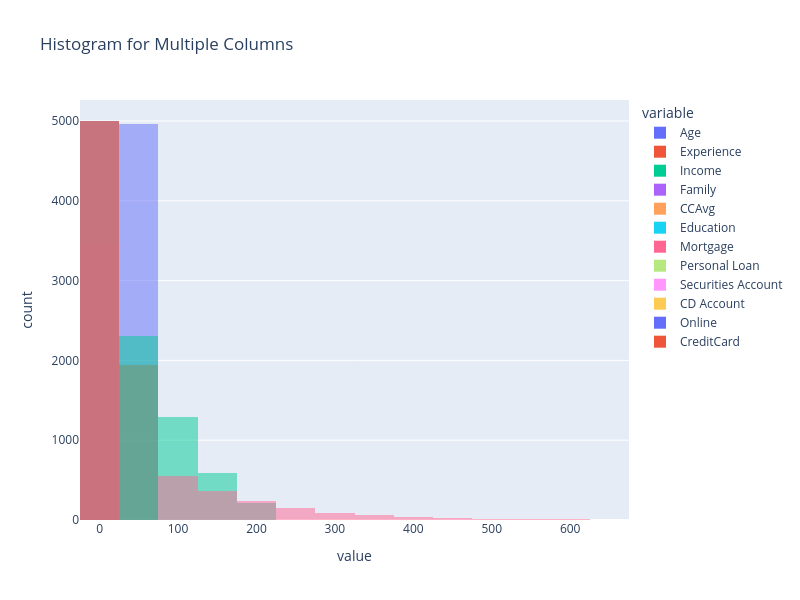

The code cell stored with this chart in its notebook:
### Code cell
import plotly.express as px
import pandas as pd

# Create histogram for multiple columns
fig = px.histogram(df, 
                   x=df.columns, nbins=18,
                   title="Histogram for Multiple Columns",
                   barmode="overlay", width=800, height=600)  # Overlay bars to show them together
fig.show()

### Figure 1 — Plotly figure (JSON) as saved in the notebook; plotly's stock layout.template omitted (floating-point values rounded to 4 significant figures; data arrays with more than 128 entries replaced by an {"elided": "..."} marker saying what was removed)
{"data": [{"alignmentgroup": "True", "bingroup": "x", "hovertemplate": "variable=Age<br>value=%{x}<br>count=%{y}<extra></extra>", "legendgroup": "Age", "marker": {"color": "#636efa", "opacity": 0.5, "pattern": {"shape": ""}}, "name": "Age", "nbinsx": 18, "offsetgroup": "Age", "orientation": "v", "showlegend": true, "type": "histogram", "x": {"elided": "5000 int values"}, "xaxis": "x", "yaxis": "y"}, {"alignmentgroup": "True", "bingroup": "x", "hovertemplate": "variable=Experience<br>value=%{x}<br>count=%{y}<extra></extra>", "legendgroup": "Experience", "marker": {"color": "#EF553B", "opacity": 0.5, "pattern": {"shape": ""}}, "name": "Experience", "nbinsx": 18, "offsetgroup": "Experience", "orientation": "v", "showlegend": true, "type": "histogram", "x": {"elided": "5000 int values"}, "xaxis": "x", "yaxis": "y"}, {"alignmentgroup": "True", "bingroup": "x", "hovertemplate": "variable=Income<br>value=%{x}<br>count=%{y}<extra></extra>", "legendgroup": "Income", "marker": {"color": "#00cc96", "opacity": 0.5, "pattern": {"shape": ""}}, "name": "Income", "nbinsx": 18, "offsetgroup": "Income", "orientation": "v", "showlegend": true, "type": "histogram", "x": {"elided": "5000 int values"}, "xaxis": "x", "yaxis": "y"}, {"alignmentgroup": "True", "bingroup": "x", "hovertemplate": "variable=Family<br>value=%{x}<br>count=%{y}<extra></extra>", "legendgroup": "Family", "marker": {"color": "#ab63fa", "opacity": 0.5, "pattern": {"shape": ""}}, "name": "Family", "nbinsx": 18, "offsetgroup": "Family", "orientation": "v", "showlegend": true, "type": "histogram", "x": {"elided": "5000 int values"}, "xaxis": "x", "yaxis": "y"}, {"alignmentgroup": "True", "bingroup": "x", "hovertemplate": "variable=CCAvg<br>value=%{x}<br>count=%{y}<extra></extra>", "legendgroup": "CCAvg", "marker": {"color": "#FFA15A", "opacity": 0.5, "pattern": {"shape": ""}}, "name": "CCAvg", "nbinsx": 18, "offsetgroup": "CCAvg", "orientation": "v", "showlegend": true, "type": "histogram", "x": {"elided": "5000 float values"}, "xaxis": "x", "yaxis": "y"}, {"alignmentgroup": "True", "bingroup": "x", "hovertemplate": "variable=Education<br>value=%{x}<br>count=%{y}<extra></extra>", "legendgroup": "Education", "marker": {"color": "#19d3f3", "opacity": 0.5, "pattern": {"shape": ""}}, "name": "Education", "nbinsx": 18, "offsetgroup": "Education", "orientation": "v", "showlegend": true, "type": "histogram", "x": {"elided": "5000 int values"}, "xaxis": "x", "yaxis": "y"}, {"alignmentgroup": "True", "bingroup": "x", "hovertemplate": "variable=Mortgage<br>value=%{x}<br>count=%{y}<extra></extra>", "legendgroup": "Mortgage", "marker": {"color": "#FF6692", "opacity": 0.5, "pattern": {"shape": ""}}, "name": "Mortgage", "nbinsx": 18, "offsetgroup": "Mortgage", "orientation": "v", "showlegend": true, "type": "histogram", "x": {"elided": "5000 int values"}, "xaxis": "x", "yaxis": "y"}, {"alignmentgroup": "True", "bingroup": "x", "hovertemplate": "variable=Personal Loan<br>value=%{x}<br>count=%{y}<extra></extra>", "legendgroup": "Personal Loan", "marker": {"color": "#B6E880", "opacity": 0.5, "pattern": {"shape": ""}}, "name": "Personal Loan", "nbinsx": 18, "offsetgroup": "Personal Loan", "orientation": "v", "showlegend": true, "type": "histogram", "x": {"elided": "5000 int values"}, "xaxis": "x", "yaxis": "y"}, {"alignmentgroup": "True", "bingroup": "x", "hovertemplate": "variable=Securities Account<br>value=%{x}<br>count=%{y}<extra></extra>", "legendgroup": "Securities Account", "marker": {"color": "#FF97FF", "opacity": 0.5, "pattern": {"shape": ""}}, "name": "Securities Account", "nbinsx": 18, "offsetgroup": "Securities Account", "orientation": "v", "showlegend": true, "type": "histogram", "x": {"elided": "5000 int values"}, "xaxis": "x", "yaxis": "y"}, {"alignmentgroup": "True", "bingroup": "x", "hovertemplate": "variable=CD Account<br>value=%{x}<br>count=%{y}<extra></extra>", "legendgroup": "CD Account", "marker": {"color": "#FECB52", "opacity": 0.5, "pattern": {"shape": ""}}, "name": "CD Account", "nbinsx": 18, "offsetgroup": "CD Account", "orientation": "v", "showlegend": true, "type": "histogram", "x": {"elided": "5000 int values"}, "xaxis": "x", "yaxis": "y"}, {"alignmentgroup": "True", "bingroup": "x", "hovertemplate": "variable=Online<br>value=%{x}<br>count=%{y}<extra></extra>", "legendgroup": "Online", "marker": {"color": "#636efa", "opacity": 0.5, "pattern": {"shape": ""}}, "name": "Online", "nbinsx": 18, "offsetgroup": "Online", "orientation": "v", "showlegend": true, "type": "histogram", "x": {"elided": "5000 int values"}, "xaxis": "x", "yaxis": "y"}, {"alignmentgroup": "True", "bingroup": "x", "hovertemplate": "variable=CreditCard<br>value=%{x}<br>count=%{y}<extra></extra>", "legendgroup": "CreditCard", "marker": {"color": "#EF553B", "opacity": 0.5, "pattern": {"shape": ""}}, "name": "CreditCard", "nbinsx": 18, "offsetgroup": "CreditCard", "orientation": "v", "showlegend": true, "type": "histogram", "x": {"elided": "5000 int values"}, "xaxis": "x", "yaxis": "y"}], "layout": {"barmode": "overlay", "height": 600, "legend": {"title": {"text": "variable"}, "tracegroupgap": 0}, "title": {"text": "Histogram for Multiple Columns"}, "width": 800, "xaxis": {"anchor": "y", "autorange": true, "domain": [0, 1], "range": [-25, 675], "title": {"text": "value"}, "type": "linear"}, "yaxis": {"anchor": "x", "autorange": true, "domain": [0, 1], "range": [0, 5263.0], "title": {"text": "count"}}}}
